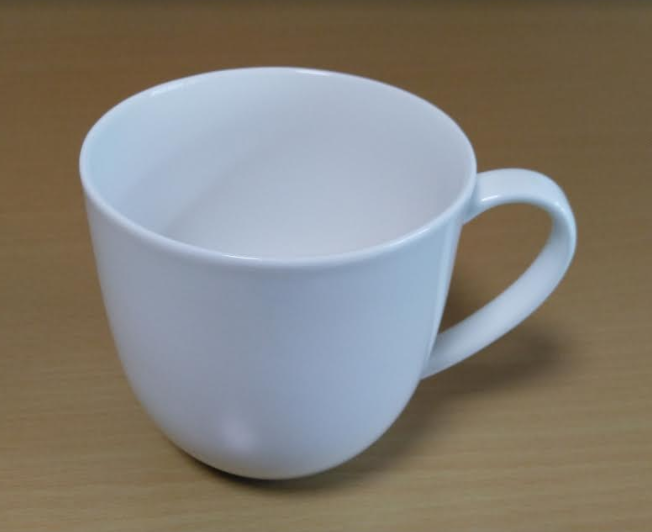
#> input picture images/test.png, 652 x 532 px
$ python pillow_transpose.py
#> lines starting #> are read from the running program, lines starting #| are printed output that depends on the picture
from PIL import Image
image_path = '../images/test.png'
img = Image.open(image_path)
#> img is the input picture: PIL image 652x532 RGB; mean R, G, B 132, 126.9, 118.1
img_transpose = img.transpose(Image.TRANSVERSE)
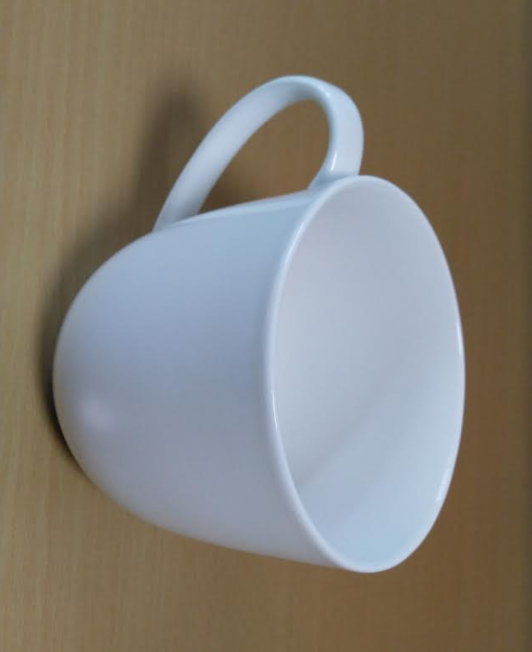
#> img_transpose: PIL image 532x652 RGB; mean R, G, B 132, 126.9, 118.1
img_transpose.save('../images/out_transpose.png')
